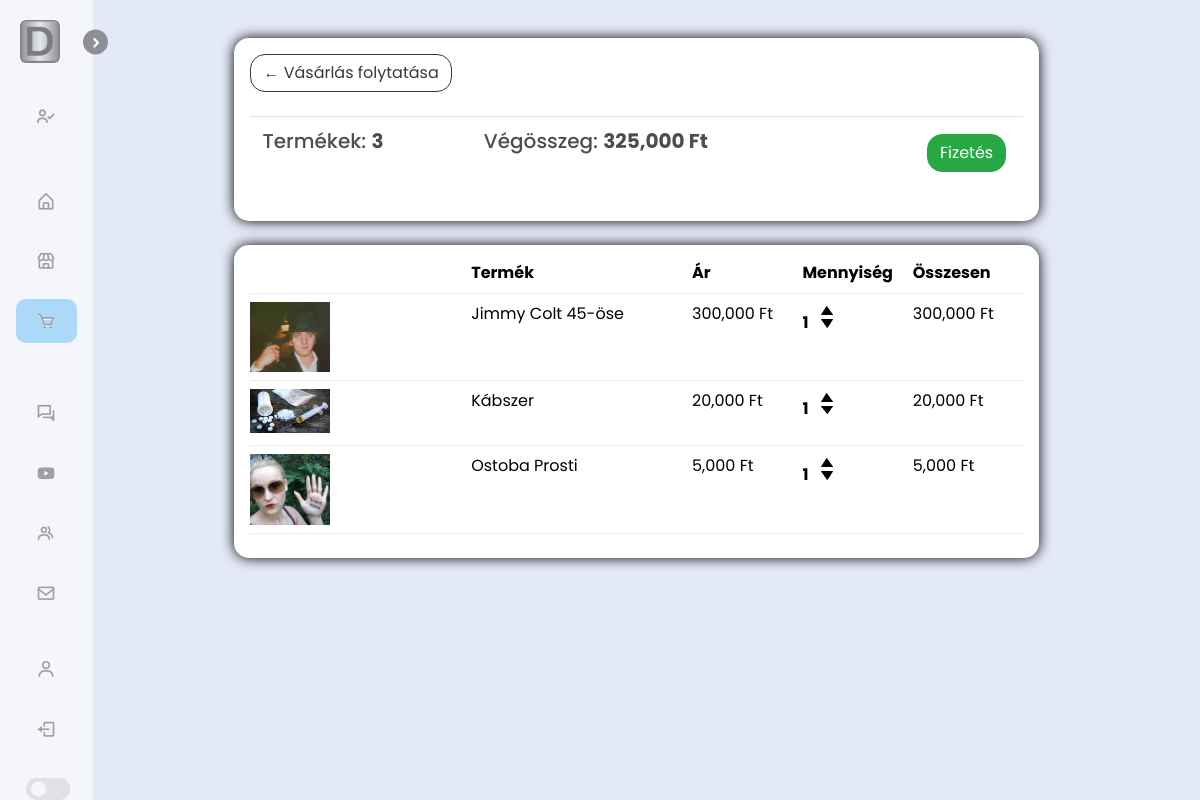
The app's page /cart/ (signed in) with its own data.
### store/models.py (models this page shows, shortened)
class Order(models.Model):
    customer = models.ForeignKey(Customer, on_delete=models.SET_NULL, blank=True, null=True)
    date_ordered = models.DateTimeField(auto_now_add=True)
    complete = models.BooleanField(default=False, null=True, blank=False)
    transaction_id = models.CharField(max_length=200, null = True)
    @property
    def get_cart_total(self):
        orderitems = self.orderitem_set.all()
        total = sum([item.get_total for item in orderitems])
        return total
    @property
    def get_cart_items(self):
        orderitems = self.orderitem_set.all()
        total = sum([item.quantity for item in orderitems])
        return total

class OrderItem(models.Model):
    product = models.ForeignKey(Product, on_delete=models.SET_NULL, blank=True, null=True)
    order = models.ForeignKey(Order, on_delete=models.SET_NULL, blank=True, null=True)
    quantity = models.IntegerField(default=0, null=True, blank=True)
    date_added = models.DateTimeField(auto_now_add=True)
    @property
    def get_total(self):
        total = self.product.price * self.quantity
        return total

class Product(models.Model):
    pname = models.CharField(max_length=200, null=True)
    price = models.IntegerField()
    digital = models.BooleanField(default=False, null=True, blank=False)
    image = models.ImageField(null=True, blank=True)
    description = models.CharField(max_length=200, blank=True, default='')
    stock = models.IntegerField(blank=True, default=0)
    brand = models.ForeignKey(Brand, on_delete=models.CASCADE, null=True)
    category = models.ManyToManyField(Category)
    rating = models.FloatField(default=0)
    darkweb = models.BooleanField(default=False, null=True, blank=False)
    @property
    def imageURL(self):
        try:
            url = self.image.url
        except:
            url = ''
        return url

### store/views.py (the view)
# urls.py: path('cart/', views.cart, name="cart"),
def cart(request):
    data = cartData(request)
    items = data['items']
    order = data['order']
    cartItems = data['cartItems']
    context = {'items':items, 'order':order, 'cartItems':cartItems}
    return render(request, 'store/cart.html', context)

### store/utils.py (called while the page is built)
def cartData(request):
    if request.user.is_authenticated:
        customer = request.user.customer
        order, created = Order.objects.get_or_create(customer = customer, complete=False)
        items = order.orderitem_set.all()
        cartItems = order.get_cart_items
    else:
        cookieData = cookieCart(request)
        items = cookieData['items']
        order = cookieData['order']
        cartItems = cookieData['cartItems']
    return {'cartItems':cartItems, 'items':items, 'order':order}

### store/templates/store/cart.html (shortened to what this page needs)
{% extends 'store/main.html' %}
{% load static %}
{% load humanize %}
{% block content %}
<div class="row">
	<div class="col-lg-12">
		<div class="box-element">
               <a style="border-radius: 15px;" class="btn btn-outline-dark" href="{% url 'store' %}">&#x2190; Vásárlás folytatása</a>
               <br>
               <br>
               <table class="table">
                    <tr>
                         <th><h5>Termékek: <strong>{{order.get_cart_items}}</strong></h5></th>
                         <th><h5>Végösszeg: <strong>{{order.get_cart_total|intcomma}} Ft</strong></h5></th>
                         <th>
                              <a  style="float:right; margin:5px; border-radius: 15px;" class="btn btn-success" id="toCheckout" href="{% url 'checkout' %}">Fizetés</a>
                         </th>
                    </tr>
               </table>
          </div>
		<br>
		<div class="box-element">
               <div class="cart-row">
                    <div style="flex:2"></div>
                    <div style="flex:2"><strong>Termék</strong></div>
                    <div style="flex:1"><strong>Ár</strong></div>
                    <div style="flex:1"><strong>Mennyiség</strong></div>
                    <div style="flex:1"><strong>Összesen</strong></div>
               </div>
               {% for item in items %}
               <div class="cart-row">
                    <div style="flex:2"><img class="row-image" src="{{item.product.imageURL}}"></div>
                    <div style="flex:2"><p>{{item.product.pname}}</p></div>
                    <div style="flex:1"><p>{{item.product.price|floatformat:0|intcomma}} Ft</p></div>
                    <div style="flex:1">
                         <p class="quantity">{{item.quantity}}</p>
                         <div class="quantity">
                              <img data-product="{{item.product.id}}" data-action="add" class="chg-quantity update-cart" src="{% static  'images/arrow-up.png' %}">
                              <img data-product="{{item.product.id}}" data-action="remove" class="chg-quantity update-cart" src="{% static  'images/arrow-down.png' %}">
                         </div>
                    </div>
                    <div style="flex:1"><p>{{item.get_total|floatformat:0|intcomma}} Ft</p></div>
               </div>
               {% endfor %}
	</div>
</div>
{% endblock content %}

### store/templates/store/main.html (shortened to what this page needs)
<!DOCTYPE html>
{% load static %}
<html>
  <head>
    <link
      rel="stylesheet"
      href="https://stackpath.bootstrapcdn.com/bootstrap/4.4.1/css/bootstrap.min.css"
    />
    <link rel="stylesheet" href="{% static 'css/main-page.css' %}" />
    <link rel="stylesheet" href="{% static 'css/store.css' %}" />
    <link rel="stylesheet" href="{% static 'css/kezdolap.css' %}" />
    <link rel="stylesheet" href="{% static 'css/register.css' %}" />
    <link rel="stylesheet" href="{% static 'css/login.css' %}" />
    <link rel="stylesheet" href="{% static 'css/profile.css' %}" />
    <link
      href="https://unpkg.com/boxicons@2.1.4/css/boxicons.min.css"
      rel="stylesheet"
    />
    <link
      rel="stylesheet"
      href="https://cdnjs.cloudflare.com/ajax/libs/font-awesome/6.5.1/css/all.min.css"
    />
  </head>
  <body>
    <nav class="sidebar close" id="sidebar">
      <header>
        <div class="image-text">
          <span class="image" style="margin-left: 2.5vh">
            <img src="{% static 'images/logo.png' %}" />
          </span>
        </div>
        <i class="bx bx-chevron-right toggle"></i>
      </header>
      <div class="menu-bar">
        <div class="menu">
          <ul class="menu-links">
            <li class="nav-link basic">
              {% if request.user.id is None %}
              <i class="bx bx-user-x icon"></i>
              <span class="text nav-text"
                >Köszöntünk<br /><strong>Vendégfelhasználó</strong></span
              >
              {% else %}
              <i class="bx bx-user-check icon"></i>
              {% endif %}
            </li>
            <li class="nav-link">
              <a href="{% url 'home' %}">
                <i class="bx bx-home-alt icon"></i>
              </a>
            </li>
            <li class="nav-link">
              <a href="{% url 'store' %}">
                <i class="bx bx-store icon"></i>
              </a>
            </li>
            <li class="nav-link bottom">
              <a href="{% url 'cart' %}">
                <i class="bx bx-cart icon"></i>
              </a>
            </li>
            {% if request.user.id is not None %}
            <li class="nav-link basic">
              <a href="{% url 'forum' %}">
                <i class="bx bx-conversation icon"></i>
              </a>
            </li>
            {% else %}
            <li class="nav-link basic"></li>
            {% endif %}
            <li class="nav-link">
              <a href="">
                <i class="bx bxl-youtube icon"></i>
              </a>
            </li>
            <li class="nav-link">
              <a href="">
                <i class="bx bx-group icon"></i>
              </a>
            </li>
            <li class="nav-link">
              <a href="">
                <i class="bx bx-envelope icon"></i>
              </a>
            </li>
          </ul>
        </div>
        <div class="bottom-content">
          <ul>
            {% if request.user.id is None %}
            <li class="nav-link">
              <a href="{% url 'register' %}">
                <i class="bx bx-log-in icon"></i>
                <span class="text nav-text"
                  >Regisztráció/<br />Bejelentkezés</span
                >
              </a>
            </li>
            {% else %}
            <li class="nav-link">
              <a href="{% url 'profile' request.user.id %}">
                <i class="bx bx-user icon"></i>
              </a>
            </li>
            <li class="nav-link">
              <a href="{% url 'logout' %}">
                <i class="bx bx-log-out icon"></i>
              </a>
            </li>
            {% endif %}
            <li class="mode nav-link">
              <div class="toggle-switch">
                <span class="switch"></span>
              </div>
            </li>
          </ul>
        </div>
      </div>
    </nav>
    <section class="home">
      <div class="container" style="max-width: 75%; margin-top: 30px">
        {% block content %} {% endblock content %}
      </div>
    </section>
  </body>
</html>

### static/css/main-page.css (style rules this page uses)
* { margin: 0; padding: 0; box-sizing: border-box; font-family: "Poppins", sans-serif; }
:root { --body-color: #e4e9f7; --sidebar-color: #fff; --primary-color: #0079b5; --primary-color-light: #00b6e3; --toggle-color: #ddd; --text-color: #707070; --text-color-dark: #f6f5ff; --grey: #545454; --black: #000000; --white: #fff; --tran-02: all 0.2s ease; --tran-03: all 0.3s ease; --tran-04: all 0.4s ease; --tran-05: all 0.5s ease; }
body { height: 100vh; background: var(--body-color); transition: var(--tran-04); }
.sidebar { position: fixed; top: 0; left: 0; height: 100%; width: 250px; background: var(--sidebar-color); transition: var(--tran-05); z-index: 100; opacity: 1; }
.sidebar.close { width: 93px; opacity: 0.6; }
.sidebar .image { min-width: 60px; display: flex; align-items: center; }
.sidebar li { height: 60px; list-style: none; display: flex; align-items: center; }
.sidebar li.basic:first-child { margin-top: 3vh; margin-bottom: 3vh; }
.sidebar li.basic:nth-child(5) { margin-top: 4vh; }
.sidebar li:first-child.basic .icon { font-size: 2.7vh; }
.sidebar li .icon { display: flex; align-items: center; justify-content: center; font-size: 20px; min-width: 60px; }
.sidebar li .text, .sidebar li .icon { color: var(--text-color); transition: var(--tran-02); }
.sidebar header { position: relative; margin-top: 20px; }
.sidebar .image-text img { width: 40px; border-radius: 6px; }
.sidebar header .image-text { display: flex; align-items: center; }
.sidebar header .toggle { position: absolute; top: 50%; right: -15px; transform: translateY(-50%) rotate(180deg); height: 25px; width: 25px; background: var(--grey); display: flex; align-items: center; justify-content: center; border-radius: 50%; color: var(--sidebar-color); font-size: 20px; transition: var(--tran-05); cursor: pointer; }
.sidebar.close header .toggle { transform: translateY(-50%); cursor: pointer; }
.sidebar li a { text-decoration: none; height: 100%; width: 100%; display: flex; align-items: center; border-radius: 10px; transition: var(--tran-04); }
.sidebar .menu-bar { height: calc(100% - 50px); display: flex; flex-direction: column; justify-content: space-between; }
.menu-bar .mode { border-radius: 25px; position: relative; }
.menu-bar .mode .toggle-switch { position: absolute; display: flex; align-items: center; justify-content: center; height: 100%; min-width: 60px; cursor: pointer; right: 15px; }
.toggle-switch .switch { position: relative; height: 22px; width: 44px; border-radius: 25px; background: var(--toggle-color); }
.switch::before { content: ""; position: absolute; height: 15px; width: 15px; border-radius: 50%; top: 50%; left: 5px; transform: translateY(-50%); background: var(--sidebar-color); transition: var(--tran-03); }
.home { position: relative; left: 25vh; height: 100vh; width: calc(100% - 25vh); transition: var(--tran-05); }
.sidebar.close ~ .home { left: 9.2vh; width: calc(100% - 9.2vh); }
h1, h2, h3, h4, h5, h6 { color: hsl(0, 0%, 30%); }
.box-element { box-shadow: var(--black) 0 0 1.6vh; background-color: #fff; padding: 2vh; color: var(--black); border-radius: 15px; }
.col-lg-4, .col-lg-6, .col-lg-8, .col-lg-12 { margin-top: 1vh; }
.btn { border-radius: 0; }
.row-image { width: 10vh; }
.cart-row { display: flex; align-items: flex-stretch; padding-bottom: 1vh; margin-bottom: 1vh; border-bottom: 1px solid #ececec; }
.quantity { display: inline-block; font-weight: 700; padding-right: 1vh; }
.chg-quantity { width: 12px; cursor: pointer; display: block; margin-top: 0.5vh; transition: 0.1s; }
.active { background-color: lightskyblue; }

### static/css/store.css (style rules this page uses)
:root { --body-color: #e4e9f7; --sidebar-color: #fff; --primary-color: #0079b5; --primary-color-light: #00b6e3; --toggle-color: #ddd; --text-color: #707070; --text-color-dark: #f6f5ff; --grey: #545454; --black: #000000; --white: #fff; --tran-02: all 0.2s ease; --tran-03: all 0.3s ease; --tran-04: all 0.4s ease; --tran-05: all 0.5s ease; }

### static/css/kezdolap.css (style rules this page uses)
* { margin: 0; padding: 0; }
.container { max-width: 1044px; margin: 0 auto; padding: 0 20px; }

### records on screen
Order: get_cart_items "3", get_cart_total "325,000"
OrderItem: product.imageURL (picture), product.pname "Jimmy Colt 45-öse", product.price "300,000", quantity "1", get_total "300,000"
OrderItem: product.imageURL (picture), product.pname "Kábszer", product.price "20,000", quantity "1", get_total "20,000"
OrderItem: product.imageURL (picture), product.pname "Ostoba Prosti", product.price "5,000", quantity "1", get_total "5,000"
